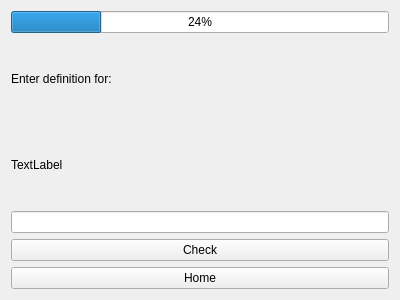
<?xml version="1.0" encoding="UTF-8"?>
<ui version="4.0">
 <class>ReviseView</class>
 <widget class="QWidget" name="ReviseView">
  <property name="geometry">
   <rect>
    <x>0</x>
    <y>0</y>
    <width>400</width>
    <height>300</height>
   </rect>
  </property>
  <property name="windowTitle">
   <string>Form</string>
  </property>
  <layout class="QVBoxLayout" name="verticalLayout_2">
   <item>
    <widget class="QProgressBar" name="progressBar">
     <property name="value">
      <number>24</number>
     </property>
    </widget>
   </item>
   <item>
    <widget class="QLabel" name="statusLabel">
     <property name="text">
      <string>Enter definition for:</string>
     </property>
    </widget>
   </item>
   <item>
    <widget class="QLabel" name="keyLabel">
     <property name="text">
      <string>TextLabel</string>
     </property>
    </widget>
   </item>
   <item>
    <widget class="QLineEdit" name="textInput"/>
   </item>
   <item>
    <widget class="QPushButton" name="checkButton">
     <property name="text">
      <string>Check</string>
     </property>
    </widget>
   </item>
   <item>
    <widget class="QPushButton" name="homeButton">
     <property name="text">
      <string>Home</string>
     </property>
    </widget>
   </item>
  </layout>
 </widget>
 <resources/>
 <connections/>
</ui>
